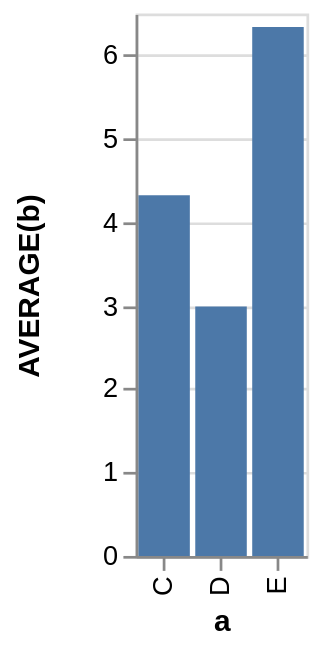

Write a Vega-Lite specification for this figure.
### Vega specification from a JSON file in a GitHub repository (floating-point values rounded to 4 significant figures)
{"$schema": "https://vega.github.io/schema/vega/v3.0.json", "autosize": "pad", "padding": 5, "style": "cell", "data": [{"name": "source_0", "values": [{"a": "C", "b": 2}, {"a": "C", "b": 7}, {"a": "C", "b": 4}, {"a": "D", "b": 1}, {"a": "D", "b": 2}, {"a": "D", "b": 6}, {"a": "E", "b": 8}, {"a": "E", "b": 4}, {"a": "E", "b": 7}]}, {"name": "data_0", "source": "source_0", "transform": [{"type": "formula", "expr": "toNumber(datum[\"b\"])", "as": "b"}, {"type": "aggregate", "groupby": ["a"], "ops": ["average"], "fields": ["b"], "as": ["average_b"]}]}], "signals": [{"name": "x_step", "value": 21}, {"name": "width", "update": "bandspace(domain('x').length, 0.1, 0.05) * x_step"}, {"name": "height", "update": "200"}], "marks": [{"name": "marks", "type": "rect", "style": ["bar"], "from": {"data": "data_0"}, "encode": {"update": {"x": {"scale": "x", "field": "a"}, "width": {"scale": "x", "band": true}, "y": {"scale": "y", "field": "average_b"}, "y2": {"scale": "y", "value": 0}, "fill": {"value": "#4c78a8"}}}}], "scales": [{"name": "x", "type": "band", "domain": {"data": "data_0", "field": "a", "sort": true}, "range": {"step": {"signal": "x_step"}}, "round": true, "paddingInner": 0.1, "paddingOuter": 0.05}, {"name": "y", "type": "linear", "domain": {"data": "data_0", "field": "average_b"}, "range": [{"signal": "height"}, 0], "round": true, "nice": true, "zero": true}], "axes": [{"scale": "x", "orient": "bottom", "title": "a", "zindex": 1, "encode": {"labels": {"update": {"angle": {"value": 270}, "align": {"value": "right"}, "baseline": {"value": "middle"}}}}}, {"scale": "y", "labelOverlap": true, "orient": "left", "tickCount": {"signal": "ceil(height/40)"}, "title": "AVERAGE(b)", "zindex": 1}, {"scale": "y", "domain": false, "grid": true, "labels": false, "maxExtent": 0, "minExtent": 0, "orient": "left", "tickCount": {"signal": "ceil(height/40)"}, "ticks": false, "zindex": 0, "gridScale": "x"}], "config": {"axis": {"domainColor": "#888", "tickColor": "#888"}, "axisY": {"minExtent": 30}}}
